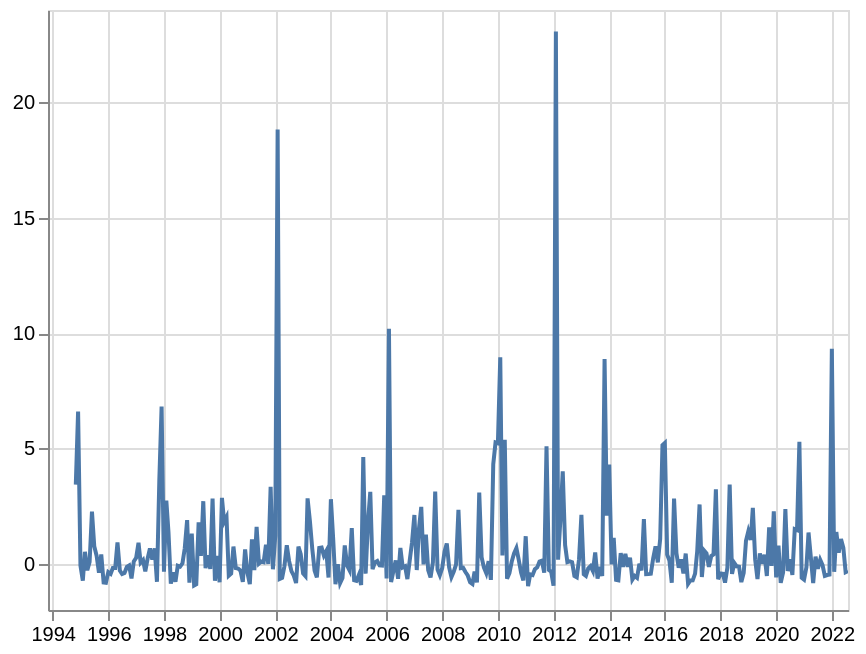

Notebook cell for this chart:
### Code cell
PRECIPITATION.query("fips == 12086").truncate(before="11/1993")[
    "precipitation"
].pct_change(12).plot(title="Precipitation: Miami-Dade\nPercent Changes YoY")

### Figure 1 — Vega-Lite specification as saved in the notebook (floating-point values rounded to 4 significant figures; data arrays with more than 128 entries replaced by an {"elided": "..."} marker saying what was removed)
{"config": {"view": {"continuousWidth": 400, "continuousHeight": 300}}, "data": {"name": "data-16383c749af88b43f3afbae47ef40f27"}, "mark": {"type": "line"}, "encoding": {"tooltip": [{"field": "date", "type": "temporal"}, {"field": "precipitation", "type": "quantitative"}], "x": {"field": "date", "title": null, "type": "temporal"}, "y": {"field": "precipitation", "title": null, "type": "quantitative"}}, "selection": {"selector004": {"type": "interval", "bind": "scales", "encodings": ["x", "y"]}}, "$schema": "https://vega.github.io/schema/vega-lite/v4.17.0.json", "datasets": {"data-16383c749af88b43f3afbae47ef40f27": {"elided": "346 records"}}}
